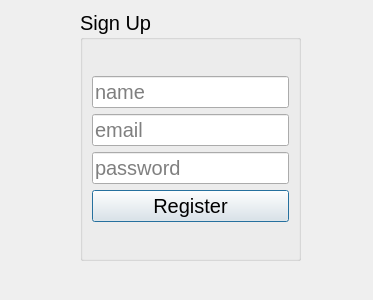
<?xml version="1.0" encoding="UTF-8"?>
<ui version="4.0">
 <class>RegisterForm</class>
 <widget class="QDialog" name="RegisterForm">
  <property name="geometry">
   <rect>
    <x>0</x>
    <y>0</y>
    <width>373</width>
    <height>300</height>
   </rect>
  </property>
  <property name="windowTitle">
   <string>Dialog</string>
  </property>
  <widget class="QGroupBox" name="groupBox">
   <property name="geometry">
    <rect>
     <x>80</x>
     <y>10</y>
     <width>221</width>
     <height>251</height>
    </rect>
   </property>
   <property name="font">
    <font>
     <pointsize>15</pointsize>
    </font>
   </property>
   <property name="title">
    <string>Sign Up</string>
   </property>
   <layout class="QGridLayout" name="gridLayout_2">
    <item row="0" column="0">
     <layout class="QVBoxLayout" name="verticalLayout">
      <item>
       <widget class="QLineEdit" name="leName">
        <property name="placeholderText">
         <string>name</string>
        </property>
       </widget>
      </item>
      <item>
       <widget class="QLineEdit" name="leEmail">
        <property name="placeholderText">
         <string>email</string>
        </property>
       </widget>
      </item>
      <item>
       <widget class="QLineEdit" name="lePassword">
        <property name="placeholderText">
         <string>password</string>
        </property>
       </widget>
      </item>
      <item>
       <widget class="QPushButton" name="pbRegister">
        <property name="font">
         <font>
          <pointsize>15</pointsize>
         </font>
        </property>
        <property name="text">
         <string>Register</string>
        </property>
       </widget>
      </item>
     </layout>
    </item>
   </layout>
  </widget>
 </widget>
 <resources/>
 <connections/>
</ui>
